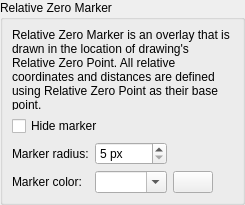
<?xml version="1.0" encoding="UTF-8"?>
<ui version="4.0">
 <class>LC_SettingsPageCoordinateSystemRelativeZero</class>
 <widget class="QWidget" name="LC_SettingsPageCoordinateSystemRelativeZero">
  <property name="geometry">
   <rect>
    <x>0</x>
    <y>0</y>
    <width>245</width>
    <height>205</height>
   </rect>
  </property>
  <layout class="QGridLayout" name="gridLayout_main">
   <property name="leftMargin">
    <number>0</number>
   </property>
   <property name="topMargin">
    <number>0</number>
   </property>
   <property name="rightMargin">
    <number>0</number>
   </property>
   <property name="bottomMargin">
    <number>0</number>
   </property>
   <item row="0" column="0">
    <widget class="QGroupBox" name="gbGVRelZero">
     <property name="title">
      <string>Relative Zero Marker</string>
     </property>
     <layout class="QGridLayout" name="gridLayout_rz">
      <item row="2" column="1">
       <widget class="QSpinBox" name="sbRelZeroRadius">
        <property name="sizePolicy">
         <sizepolicy hsizetype="Preferred" vsizetype="Preferred">
          <horstretch>0</horstretch>
          <verstretch>0</verstretch>
         </sizepolicy>
        </property>
        <property name="toolTip">
         <string>Relative Point Maker Size

Radius of relative zero marker</string>
        </property>
        <property name="suffix">
         <string> px</string>
        </property>
        <property name="minimum">
         <number>5</number>
        </property>
       </widget>
      </item>
      <item row="3" column="2">
       <widget class="LC_ColorButton" name="pb_relativeZeroColor">
        <property name="toolTip">
         <string>Marker Color

Click to select color.</string>
        </property>
       </widget>
      </item>
      <item row="1" column="0" colspan="3">
       <widget class="QCheckBox" name="cbHideRelativeZero">
        <property name="sizePolicy">
         <sizepolicy hsizetype="Preferred" vsizetype="Preferred">
          <horstretch>0</horstretch>
          <verstretch>0</verstretch>
         </sizepolicy>
        </property>
        <property name="toolTip">
         <string>Relative Point Marker Visibility

If checked, relative zero marker will not be drawn.</string>
        </property>
        <property name="text">
         <string>Hide marker</string>
        </property>
       </widget>
      </item>
      <item row="3" column="3">
       <spacer name="horizontalSpacer">
        <property name="orientation">
         <enum>Qt::Orientation::Horizontal</enum>
        </property>
        <property name="sizeHint" stdset="0">
         <size>
          <width>0</width>
          <height>0</height>
         </size>
        </property>
       </spacer>
      </item>
      <item row="3" column="0">
       <widget class="QLabel" name="lRelativeZeroColor">
        <property name="text">
         <string>Marker color:</string>
        </property>
        <property name="buddy">
         <cstring>cbRelativeZeroColor</cstring>
        </property>
       </widget>
      </item>
      <item row="3" column="1">
       <widget class="QComboBox" name="cbRelativeZeroColor">
        <property name="toolTip">
         <string>Relative Point Marker Color

Color of relative zero marker</string>
        </property>
        <property name="editable">
         <bool>true</bool>
        </property>
       </widget>
      </item>
      <item row="2" column="0">
       <widget class="QLabel" name="lRelZeroRadius">
        <property name="text">
         <string>Marker radius:</string>
        </property>
        <property name="buddy">
         <cstring>sbRelZeroRadius</cstring>
        </property>
       </widget>
      </item>
      <item row="0" column="0" colspan="4">
       <widget class="QLabel" name="label">
        <property name="text">
         <string>Relative Zero Marker is an overlay that is drawn in the location of drawing's Relative Zero Point. All relative coordinates and distances are defined using Relative Zero Point as their base point.  </string>
        </property>
        <property name="wordWrap">
         <bool>true</bool>
        </property>
       </widget>
      </item>
     </layout>
    </widget>
   </item>
   <item row="1" column="0">
    <spacer name="verticalSpacer">
     <property name="orientation">
      <enum>Qt::Orientation::Vertical</enum>
     </property>
     <property name="sizeHint" stdset="0">
      <size>
       <width>0</width>
       <height>0</height>
      </size>
     </property>
    </spacer>
   </item>
  </layout>
 </widget>
 <customwidgets>
  <customwidget>
   <class>LC_ColorButton</class>
   <extends>QPushButton</extends>
   <header>lc_color_button.h</header>
  </customwidget>
 </customwidgets>
 <resources/>
 <connections/>
</ui>
